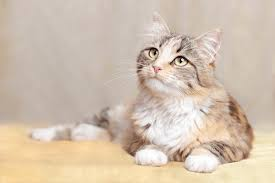
#> input picture python/opencv/photos/cat_large.jpg, 275 x 183 px, found by its file name
$ python blur_techniquess.py
#> lines starting #> are read from the running program, lines starting #| are printed output that depends on the picture
import cv2 as cv

image=cv.imread(r"C:\Users\kkamb\OneDrive\Desktop\code_learn\python\opencv\photos\cat_large.jpg");
#> image is the input picture: shape (183, 275, 3); mean B, G, R 175.6, 193.4, 210.4

#averaging

avgimage=cv.blur(image,(5,5));
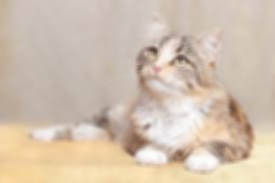
#> avgimage: shape (183, 275, 3); mean B, G, R 175.6, 193.4, 210.4

cv.imshow("Average Image", avgimage);

#Gaussian Blur
gaussianBlur=cv.GaussianBlur(image,(5,5),1);
cv.imshow('Gaussian Blur',gaussianBlur);

#Median Blur
medainBlur=cv.medianBlur(image,1);
cv.imshow('Median Blur',medainBlur);


#Bilateal blur
bilateral=cv.bilateralFilter(image,15,75,75)
cv.imshow('Bilateral blur', bilateral)


cv.waitKey(0);

$ run again, with python/opencv/photos/Best.jpg copied over python/opencv/photos/cat_large.jpg
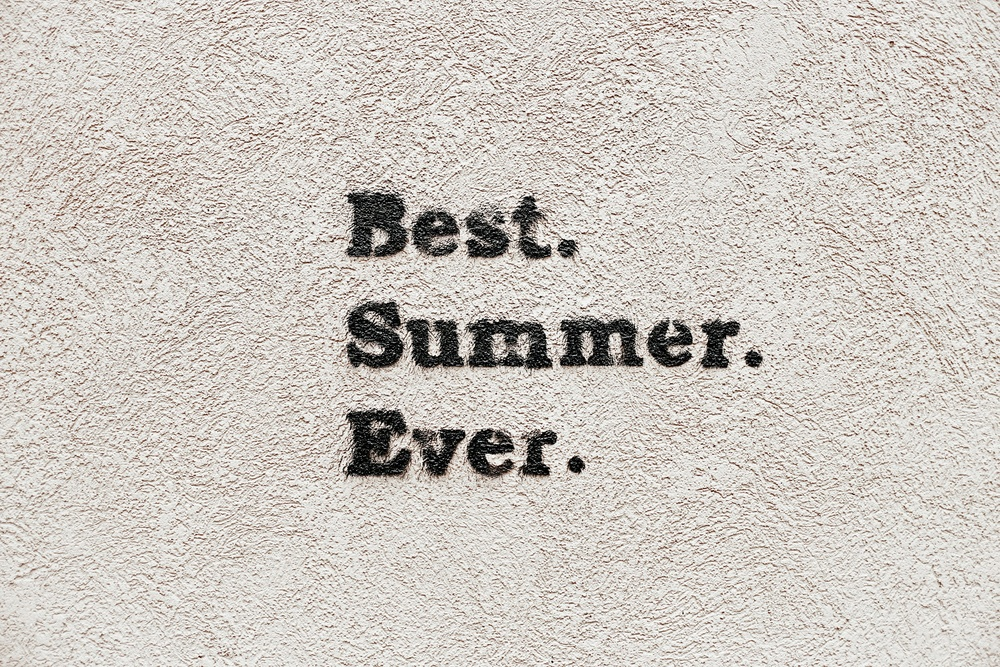
#> input picture python/opencv/photos/Best.jpg, 1000 x 667 px, shrunk from 3000 x 2000 before the run, found by its file name
#> image is the input picture: shape (667, 1000, 3); mean B, G, R 192.7, 199.1, 204.6
#> `avgimage=cv.blur(image,(5,5));`:
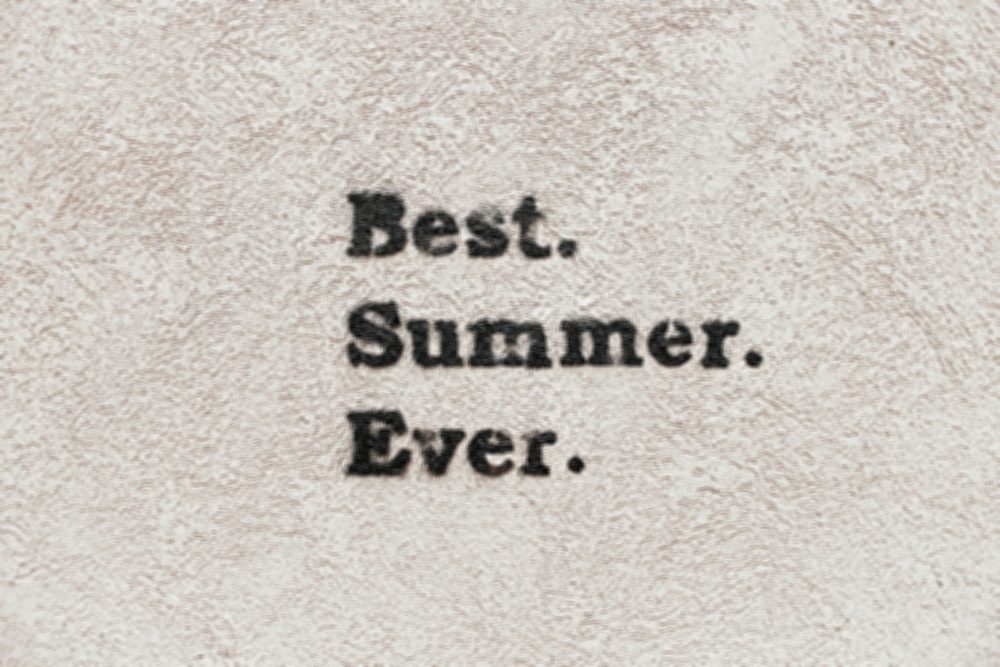
#> avgimage: shape (667, 1000, 3); mean B, G, R 192.7, 199.1, 204.6
